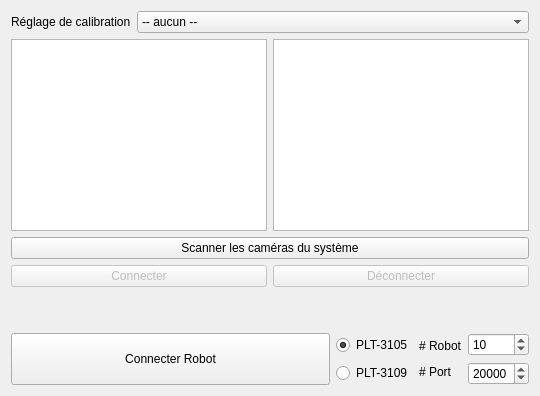
      <widget class="QWidget" name="tab_Camera_Settings">
       <attribute name="title">
        <string>Réglages</string>
       </attribute>
       <layout class="QVBoxLayout" name="verticalLayout_8">
        <item>
         <layout class="QVBoxLayout" name="verticalLayout_3">
          <item>
           <layout class="QHBoxLayout" name="horizontalLayout_3">
            <item>
             <widget class="QLabel" name="label_2">
              <property name="sizePolicy">
               <sizepolicy hsizetype="Maximum" vsizetype="Preferred">
                <horstretch>0</horstretch>
                <verstretch>0</verstretch>
               </sizepolicy>
              </property>
              <property name="text">
               <string>Réglage de calibration</string>
              </property>
             </widget>
            </item>
            <item>
             <widget class="QComboBox" name="comboBox_choix_Table">
              <item>
               <property name="text">
                <string>-- aucun --</string>
               </property>
              </item>
              <item>
               <property name="text">
                <string>Table 1</string>
               </property>
              </item>
              <item>
               <property name="text">
                <string>Table 2</string>
               </property>
              </item>
              <item>
               <property name="text">
                <string>Table 3</string>
               </property>
              </item>
              <item>
               <property name="text">
                <string>Table 4</string>
               </property>
              </item>
              <item>
               <property name="text">
                <string>Table 5</string>
               </property>
              </item>
              <item>
               <property name="text">
                <string>Table 6</string>
               </property>
              </item>
             </widget>
            </item>
           </layout>
          </item>
          <item>
           <layout class="QHBoxLayout" name="horizontalLayout">
            <item>
             <widget class="QListWidget" name="listWidget_Connected_Cameras"/>
            </item>
            <item>
             <widget class="QTextBrowser" name="textBrowser_Description_Camera"/>
            </item>
           </layout>
          </item>
          <item>
           <widget class="QPushButton" name="pushButton_Scan_Cameras">
            <property name="text">
             <string>Scanner les caméras du système</string>
            </property>
           </widget>
          </item>
          <item>
           <layout class="QHBoxLayout" name="horizontalLayout_2">
            <item>
             <widget class="QPushButton" name="pushButton_Connect_Camera">
              <property name="enabled">
               <bool>false</bool>
              </property>
              <property name="text">
               <string>Connecter</string>
              </property>
             </widget>
            </item>
            <item>
             <widget class="QPushButton" name="pushButton_Disconnect_Camera">
              <property name="enabled">
               <bool>false</bool>
              </property>
              <property name="text">
               <string>Déconnecter</string>
              </property>
             </widget>
            </item>
           </layout>
          </item>
          <item>
           <spacer name="verticalSpacer">
            <property name="orientation">
             <enum>Qt::Vertical</enum>
            </property>
            <property name="sizeHint" stdset="0">
             <size>
              <width>20</width>
              <height>40</height>
             </size>
            </property>
           </spacer>
          </item>
          <item>
           <layout class="QHBoxLayout" name="horizontalLayout_4">
            <item>
             <widget class="QPushButton" name="pushButton_Connect_Robot">
              <property name="sizePolicy">
               <sizepolicy hsizetype="Expanding" vsizetype="Expanding">
                <horstretch>0</horstretch>
                <verstretch>0</verstretch>
               </sizepolicy>
              </property>
              <property name="text">
               <string>Connecter Robot</string>
              </property>
             </widget>
            </item>
            <item>
             <layout class="QVBoxLayout" name="verticalLayout_5">
              <item>
               <widget class="QRadioButton" name="radioButton_PLT_3105">
                <property name="text">
                 <string>PLT-3105</string>
                </property>
                <property name="checked">
                 <bool>true</bool>
                </property>
                <attribute name="buttonGroup">
                 <string notr="true">buttonGroup</string>
                </attribute>
               </widget>
              </item>
              <item>
               <widget class="QRadioButton" name="radioButton_PLT_3109">
                <property name="text">
                 <string>PLT-3109</string>
                </property>
                <attribute name="buttonGroup">
                 <string notr="true">buttonGroup</string>
                </attribute>
               </widget>
              </item>
             </layout>
            </item>
            <item>
             <layout class="QVBoxLayout" name="verticalLayout_6">
              <item>
               <widget class="QLabel" name="label_3">
                <property name="sizePolicy">
                 <sizepolicy hsizetype="Minimum" vsizetype="Fixed">
                  <horstretch>0</horstretch>
                  <verstretch>0</verstretch>
                 </sizepolicy>
                </property>
                <property name="text">
                 <string># Robot</string>
                </property>
               </widget>
              </item>
              <item>
               <widget class="QLabel" name="label_4">
                <property name="sizePolicy">
                 <sizepolicy hsizetype="Minimum" vsizetype="Fixed">
                  <horstretch>0</horstretch>
                  <verstretch>0</verstretch>
                 </sizepolicy>
                </property>
                <property name="text">
                 <string># Port</string>
                </property>
               </widget>
              </item>
             </layout>
            </item>
            <item>
             <layout class="QVBoxLayout" name="verticalLayout_7">
              <item>
               <widget class="QSpinBox" name="spinBox_Robot_Number">
                <property name="minimum">
                 <number>1</number>
                </property>
                <property name="maximum">
                 <number>20</number>
                </property>
                <property name="value">
                 <number>10</number>
                </property>
               </widget>
              </item>
              <item>
               <widget class="QSpinBox" name="spinBox_Robot_Port">
                <property name="maximum">
                 <number>65535</number>
                </property>
                <property name="value">
                 <number>20000</number>
                </property>
               </widget>
              </item>
             </layout>
            </item>
           </layout>
          </item>
         </layout>
        </item>
       </layout>
      </widget>
